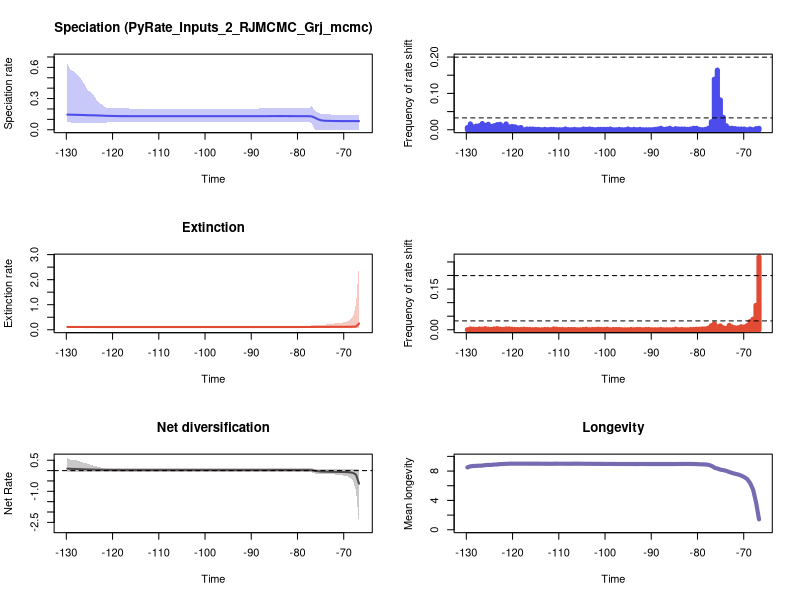

Here is the R script that generated this plot:


pdf(file='./RTT_plots.pdf',width=10, height=15)
par(mfrow=c(3,2))
library(scales)

time=c(-66.69068395110855, -67.3278830020976,-67.96508205308663,-68.60228110407567,-69.23948015506468,-69.87667920605372,-70.51387825704276,-71.1510773080318,-71.78827635902081,-72.42547541000985,-73.06267446099889,-73.6998735119879,-74.33707256297694,-74.97427161396598,-75.61147066495502,-76.24866971594403,-76.88586876693307,-77.52306781792211,-78.16026686891112,-78.79746591990016,-79.4346649708892,-80.07186402187824,-80.70906307286725,-81.34626212385629,-81.98346117484533,-82.62066022583437,-83.25785927682338,-83.89505832781242,-84.53225737880146,-85.16945642979047,-85.80665548077951,-86.44385453176855,-87.08105358275759,-87.7182526337466,-88.35545168473564,-88.99265073572468,-89.62984978671369,-90.26704883770273,-90.90424788869177,-91.54144693968081,-92.17864599066982,-92.81584504165886,-93.4530440926479,-94.09024314363691,-94.72744219462595,-95.36464124561499,-96.00184029660403,-96.63903934759304,-97.27623839858208,-97.91343744957112,-98.55063650056016,-99.18783555154917,-99.82503460253821,-100.46223365352725,-101.09943270451626,-101.7366317555053,-102.37383080649434,-103.01102985748338,-103.64822890847239,-104.28542795946143,-104.92262701045047,-105.55982606143948,-106.19702511242852,-106.83422416341756,-107.4714232144066,-108.10862226539561,-108.74582131638465,-109.38302036737369,-110.0202194183627,-110.65741846935174,-111.29461752034078,-111.93181657132982,-112.56901562231883,-113.20621467330787,-113.84341372429691,-114.48061277528592,-115.11781182627496,-115.755010877264,-116.39220992825304,-117.02940897924205,-117.66660803023109,-118.30380708122013,-118.94100613220917,-119.57820518319818,-120.21540423418722,-120.85260328517626,-121.48980233616527,-122.12700138715431,-122.76420043814335,-123.40139948913239,-124.0385985401214,-124.67579759111044,-125.31299664209948,-125.95019569308849,-126.58739474407753,-127.22459379506657,-127.86179284605561,-128.49899189704462,-129.13619094803366,-129.7733899990227)
rate=c(0.08295079354006346, 0.08318184545223571,0.08318184545223571,0.08318184545223571,0.08318184545223571,0.08318184545223571,0.08318184545223571,0.08379489929508882,0.08419804692083131,0.08455135754289099,0.08560687810978768,0.08610423696095397,0.08753596174449321,0.09199062995092873,0.10149457826905459,0.1165070832482186,0.12809466865786107,0.13034991123120188,0.13061389079100783,0.13069486075107248,0.13069486075107248,0.13069486075107248,0.13094920817051325,0.13119844727412538,0.13119844727412538,0.1315882818591267,0.13170214305833852,0.13170214305833852,0.13170214305833852,0.13134066768337888,0.13119844727412538,0.13094920817051325,0.13094920817051325,0.13094920817051325,0.1307849733188703,0.13069486075107248,0.13069486075107248,0.13069486075107248,0.13069486075107248,0.13069486075107248,0.13069486075107248,0.13069486075107248,0.13061389079100783,0.13069486075107248,0.13069486075107248,0.13069486075107248,0.1307849733188703,0.1307849733188703,0.13082127865552837,0.13082127865552837,0.13082127865552837,0.13082127865552837,0.13083740280378237,0.13083740280378237,0.13082127865552837,0.1307849733188703,0.1307849733188703,0.1307849733188703,0.1307849733188703,0.1307849733188703,0.1307849733188703,0.13061389079100783,0.13061389079100783,0.13061389079100783,0.13061389079100783,0.13061389079100783,0.13061389079100783,0.13069486075107248,0.13069486075107248,0.13069486075107248,0.13069486075107248,0.1307849733188703,0.1307849733188703,0.1307849733188703,0.13069486075107248,0.13069486075107248,0.13069486075107248,0.13083740280378237,0.13083740280378237,0.13111804986510864,0.1311856594656564,0.13119844727412538,0.1315882818591267,0.1322692929916809,0.13281755019086117,0.13352907995465899,0.13405480184244795,0.13589128746574392,0.13690213983804653,0.1379423527011519,0.13886272026237587,0.1393696020205376,0.1398919999336634,0.14125083006821715,0.14201168308727655,0.1427688842750976,0.14378693364901934,0.14453422246638767,0.14488988483630333,0.14594379021758946)
minHPD=c(0.0006730817370319144, 0.0006730817370319144,0.0006730817370319144,0.0006730817370319144,0.0006730817370319144,0.0006730817370319144,0.0006730817370319144,0.0006730817370319144,0.0006730817370319144,0.0006730817370319144,0.0008513678868493023,0.0008513678868493023,0.0006730817370319144,0.0008513678868493023,0.0006730817370319144,0.0008803843360110821,0.06182326798715256,0.07242652937004335,0.07360098353680009,0.07510231598279536,0.07510231598279536,0.07510231598279536,0.07890251130623278,0.07709140655925169,0.07709140655925169,0.07709140655925169,0.07709140655925169,0.07709140655925169,0.07863078491280372,0.0794476353999036,0.07750655704605693,0.07750655704605693,0.07750655704605693,0.07750655704605693,0.07863078491280372,0.07863078491280372,0.07641088585707467,0.07641088585707467,0.07641088585707467,0.07641088585707467,0.07641088585707467,0.07641088585707467,0.07587889084103164,0.07587889084103164,0.07587889084103164,0.07587889084103164,0.07641088585707467,0.07641088585707467,0.07641088585707467,0.07641088585707467,0.07641088585707467,0.07641088585707467,0.07587889084103164,0.07587889084103164,0.07587889084103164,0.07641088585707467,0.07641088585707467,0.07587889084103164,0.07587889084103164,0.07587889084103164,0.07587889084103164,0.07863078491280372,0.07863078491280372,0.07863078491280372,0.07863078491280372,0.07863078491280372,0.07863078491280372,0.07863078491280372,0.07863078491280372,0.07863078491280372,0.07863078491280372,0.07863078491280372,0.07863078491280372,0.07863078491280372,0.07863078491280372,0.07863078491280372,0.07863078491280372,0.07863078491280372,0.07863078491280372,0.07863078491280372,0.07863078491280372,0.07750655704605693,0.07890251130623278,0.07890251130623278,0.07641088585707467,0.07242652937004335,0.06629241433622061,0.06419178582416135,0.06419178582416135,0.06419178582416135,0.06517778907594862,0.06419178582416135,0.06419178582416135,0.06419178582416135,0.06419178582416135,0.06517778907594862,0.06517778907594862,0.06517778907594862,0.07242652937004335,0.07337340093590598)
maxHPD=c(0.1459440583805175, 0.14523700532809183,0.14495881801676433,0.14495881801676433,0.14495881801676433,0.14495881801676433,0.14495881801676433,0.14495881801676433,0.14502600881331695,0.1459440583805175,0.14736373210935821,0.1475303580848965,0.14803034556471023,0.15201166069300118,0.16498296173037325,0.18259708297586116,0.22734082672575184,0.20762918178566567,0.20762918178566567,0.20762918178566567,0.20762918178566567,0.20762918178566567,0.21118193392142123,0.20824936370275282,0.20824936370275282,0.20762918178566567,0.20762918178566567,0.20762918178566567,0.20824936370275282,0.20762918178566567,0.20536385660168918,0.20536385660168918,0.20536385660168918,0.20536385660168918,0.20435405923567046,0.20435405923567046,0.20095382920132004,0.20095382920132004,0.20095382920132004,0.20095382920132004,0.20095382920132004,0.20095382920132004,0.20095382920132004,0.20095382920132004,0.20095382920132004,0.20095382920132004,0.20095382920132004,0.20095382920132004,0.20095382920132004,0.20095382920132004,0.20095382920132004,0.20095382920132004,0.20095382920132004,0.20095382920132004,0.20095382920132004,0.20095382920132004,0.20095382920132004,0.20095382920132004,0.20095382920132004,0.20095382920132004,0.20095382920132004,0.20435405923567046,0.20435405923567046,0.20435405923567046,0.20435405923567046,0.20435405923567046,0.20435405923567046,0.20435405923567046,0.20435405923567046,0.20435405923567046,0.20435405923567046,0.20435405923567046,0.20435405923567046,0.20435405923567046,0.20435405923567046,0.20435405923567046,0.20435405923567046,0.20435405923567046,0.20435405923567046,0.20536385660168918,0.20536385660168918,0.20536385660168918,0.20762918178566567,0.21118193392142123,0.21118193392142123,0.21285989135043096,0.21428717551232576,0.23622497744492485,0.2562375316271334,0.28630772030775153,0.32805000588764993,0.3628671683797477,0.3757810000134252,0.42862633088036584,0.47333459587344184,0.5155729540146252,0.5422736240440297,0.565814383897447,0.5801733941020906,0.635780765902752)
remove_na = !is.na(rate)
time = time[remove_na]
plot(time,time,type = 'n', ylim = c(0, 0.6993588424930273), xlim = c(-130.0919895245172,-66.37208442561405), ylab = 'Speciation rate', xlab = 'Time',main='Speciation (PyRate_Inputs_2_RJMCMC_Grj_mcmc)' )
polygon(c(time, rev(time)), c(maxHPD[remove_na], rev(minHPD[remove_na])), col = alpha('#4c4cec',0.3), border = NA)
lines(time,rate[remove_na], col = '#4c4cec', lwd=2)
mids=c(-66.69390212813377, -67.33753753317319,-67.98117293821261,-68.62480834325203,-69.26844374829147,-69.9120791533309,-70.55571455837031,-71.19934996340973,-71.84298536844918,-72.4866207734886,-73.13025617852801,-73.77389158356743,-74.41752698860688,-75.0611623936463,-75.70479779868572,-76.34843320372514,-76.99206860876458,-77.635704013804,-78.27933941884342,-78.92297482388284,-79.56661022892229,-80.2102456339617,-80.85388103900112,-81.49751644404054,-82.14115184907999,-82.78478725411941,-83.42842265915883,-84.07205806419825,-84.71569346923769,-85.35932887427711,-86.00296427931653,-86.64659968435595,-87.2902350893954,-87.93387049443481,-88.57750589947423,-89.22114130451365,-89.8647767095531,-90.50841211459252,-91.15204751963194,-91.79568292467135,-92.4393183297108,-93.08295373475022,-93.72658913978964,-94.37022454482906,-95.0138599498685,-95.65749535490792,-96.30113075994734,-96.94476616498676,-97.5884015700262,-98.23203697506563,-98.87567238010504,-99.51930778514446,-100.16294319018391,-100.80657859522333,-101.45021400026275,-102.09384940530217,-102.73748481034161,-103.38112021538103,-104.02475562042045,-104.66839102545987,-105.31202643049932,-105.95566183553873,-106.59929724057815,-107.24293264561757,-107.88656805065702,-108.53020345569644,-109.17383886073586,-109.81747426577527,-110.46110967081472,-111.10474507585414,-111.74838048089356,-112.39201588593298,-113.03565129097242,-113.67928669601184,-114.32292210105126,-114.96655750609068,-115.61019291113013,-116.25382831616955,-116.89746372120896,-117.54109912624838,-118.18473453128783,-118.82836993632725,-119.47200534136667,-120.11564074640609,-120.75927615144553,-121.40291155648495,-122.04654696152437,-122.69018236656379,-123.33381777160324,-123.97745317664265,-124.62108858168207,-125.26472398672149,-125.90835939176094,-126.55199479680036,-127.19563020183978,-127.8392656068792,-128.48290101191864,-129.12653641695806,-129.77017182199748)
counts=c(0.004, 0.003,0.0,0.002,0.0,0.002,0.002,0.002,0.003,0.004,0.004,0.011,0.034,0.082,0.164,0.139,0.022,0.004,0.001,0.0,0.001,0.004,0.004,0.002,0.001,0.002,0.002,0.002,0.003,0.001,0.004,0.002,0.001,0.004,0.002,0.001,0.0,0.0,0.0,0.0,0.001,0.0,0.001,0.0,0.002,0.0,0.0,0.001,0.0,0.0,0.002,0.001,0.001,0.001,0.001,0.0,0.001,0.002,0.001,0.002,0.0,0.0,0.001,0.0,0.0,0.002,0.0,0.0,0.0,0.001,0.001,0.0,0.001,0.0,0.001,0.001,0.002,0.002,0.002,0.0,0.006,0.005,0.008,0.009,0.008,0.016,0.01,0.015,0.014,0.011,0.009,0.015,0.012,0.017,0.011,0.01,0.008,0.016,0.006)
plot(mids,counts,type = 'h', xlim = c(-130.0919895245172,-66.37208442561405), ylim=c(0,0.2), ylab = 'Frequency of rate shift', xlab = 'Time',lwd=5,col='#4c4cec')
bf2 = 0.0326530770205437
bf6 = 0.19962846105462428
abline(h=bf2, lty=2)
abline(h=bf6, lty=2)

time=c(-66.69068395110855, -67.3278830020976,-67.96508205308663,-68.60228110407567,-69.23948015506468,-69.87667920605372,-70.51387825704276,-71.1510773080318,-71.78827635902081,-72.42547541000985,-73.06267446099889,-73.6998735119879,-74.33707256297694,-74.97427161396598,-75.61147066495502,-76.24866971594403,-76.88586876693307,-77.52306781792211,-78.16026686891112,-78.79746591990016,-79.4346649708892,-80.07186402187824,-80.70906307286725,-81.34626212385629,-81.98346117484533,-82.62066022583437,-83.25785927682338,-83.89505832781242,-84.53225737880146,-85.16945642979047,-85.80665548077951,-86.44385453176855,-87.08105358275759,-87.7182526337466,-88.35545168473564,-88.99265073572468,-89.62984978671369,-90.26704883770273,-90.90424788869177,-91.54144693968081,-92.17864599066982,-92.81584504165886,-93.4530440926479,-94.09024314363691,-94.72744219462595,-95.36464124561499,-96.00184029660403,-96.63903934759304,-97.27623839858208,-97.91343744957112,-98.55063650056016,-99.18783555154917,-99.82503460253821,-100.46223365352725,-101.09943270451626,-101.7366317555053,-102.37383080649434,-103.01102985748338,-103.64822890847239,-104.28542795946143,-104.92262701045047,-105.55982606143948,-106.19702511242852,-106.83422416341756,-107.4714232144066,-108.10862226539561,-108.74582131638465,-109.38302036737369,-110.0202194183627,-110.65741846935174,-111.29461752034078,-111.93181657132982,-112.56901562231883,-113.20621467330787,-113.84341372429691,-114.48061277528592,-115.11781182627496,-115.755010877264,-116.39220992825304,-117.02940897924205,-117.66660803023109,-118.30380708122013,-118.94100613220917,-119.57820518319818,-120.21540423418722,-120.85260328517626,-121.48980233616527,-122.12700138715431,-122.76420043814335,-123.40139948913239,-124.0385985401214,-124.67579759111044,-125.31299664209948,-125.95019569308849,-126.58739474407753,-127.22459379506657,-127.86179284605561,-128.49899189704462,-129.13619094803366,-129.7733899990227)
rate=c(0.24996210776963806, 0.12846085622444214,0.12228626794695341,0.12043505208563858,0.1185039726265466,0.11796010877359406,0.11759354469058751,0.11721928637406445,0.11671697866192637,0.11652029499594861,0.11621477386413048,0.11518961091367566,0.11471583121933872,0.11456202400293342,0.11371361702750644,0.11330853144064572,0.111995594183447,0.1110813966420029,0.11101884961984218,0.11098540063741798,0.11098540063741798,0.11092492190234307,0.11085730257485091,0.11081382731506983,0.11081382731506983,0.11081382731506983,0.11081382731506983,0.11081382731506983,0.11081382731506983,0.11085730257485091,0.11085730257485091,0.11085730257485091,0.11085730257485091,0.11085730257485091,0.11085730257485091,0.11085730257485091,0.11085730257485091,0.11085730257485091,0.11085730257485091,0.11081382731506983,0.11081382731506983,0.11085730257485091,0.11085730257485091,0.11081382731506983,0.11081382731506983,0.11080015234338048,0.11080015234338048,0.11080015234338048,0.11080015234338048,0.11080015234338048,0.11075173754947493,0.11080015234338048,0.11075173754947493,0.11075173754947493,0.11066958152895784,0.11066958152895784,0.11066958152895784,0.11058714512560684,0.11058714512560684,0.11058714512560684,0.11054499651957231,0.11054499651957231,0.11054499651957231,0.11054499651957231,0.11058714512560684,0.11058714512560684,0.11054499651957231,0.11054499651957231,0.11054499651957231,0.11052490200284795,0.11058714512560684,0.11058714512560684,0.11058714512560684,0.11058714512560684,0.11054499651957231,0.11054499651957231,0.11054499651957231,0.11054499651957231,0.11054499651957231,0.11052490200284795,0.11054499651957231,0.11054499651957231,0.11054499651957231,0.11054499651957231,0.11054499651957231,0.11058714512560684,0.11066958152895784,0.11080015234338048,0.11081382731506983,0.11081382731506983,0.11085730257485091,0.11098540063741798,0.11092492190234307,0.11092492190234307,0.11101491042744026,0.11101491042744026,0.11105115382677125,0.11105115382677125,0.11105115382677125,0.11107177128931886)
minHPD=c(0.06851727294104049, 0.059775224315086105,0.059775224315086105,0.059775224315086105,0.059775224315086105,0.06149112544020042,0.059775224315086105,0.06149112544020042,0.06149112544020042,0.06149112544020042,0.06149112544020042,0.059775224315086105,0.06149112544020042,0.06149112544020042,0.06617564329776304,0.06110811088677296,0.06617564329776304,0.06312676958556426,0.06617564329776304,0.06617564329776304,0.06617564329776304,0.06810582332403474,0.06851727294104049,0.06617564329776304,0.06627436617877665,0.06627436617877665,0.06627436617877665,0.06617564329776304,0.06617564329776304,0.06617564329776304,0.06617564329776304,0.06617564329776304,0.06617564329776304,0.06617564329776304,0.06617564329776304,0.06617564329776304,0.06617564329776304,0.06617564329776304,0.06617564329776304,0.06617564329776304,0.06617564329776304,0.06810582332403474,0.06810582332403474,0.06810582332403474,0.06810582332403474,0.06810582332403474,0.06810582332403474,0.06810582332403474,0.06810582332403474,0.06810582332403474,0.06617564329776304,0.06617564329776304,0.06617564329776304,0.06617564329776304,0.06617564329776304,0.06617564329776304,0.06617564329776304,0.06617564329776304,0.06617564329776304,0.06617564329776304,0.06627436617877665,0.06617564329776304,0.06617564329776304,0.06617564329776304,0.06617564329776304,0.06617564329776304,0.06617564329776304,0.06617564329776304,0.06617564329776304,0.06810582332403474,0.06810582332403474,0.06810582332403474,0.06810582332403474,0.06810582332403474,0.06810582332403474,0.06810582332403474,0.06810582332403474,0.06617564329776304,0.06617564329776304,0.06617564329776304,0.06617564329776304,0.06617564329776304,0.06617564329776304,0.06617564329776304,0.06617564329776304,0.06617564329776304,0.06617564329776304,0.06627436617877665,0.06043843072982976,0.06149112544020042,0.06149112544020042,0.06110811088677296,0.06110811088677296,0.06043843072982976,0.059397171114200724,0.059397171114200724,0.05701065728036103,0.05701065728036103,0.05701065728036103,0.05701065728036103)
maxHPD=c(2.638718248998192, 1.0334299767564101,0.5307661435703505,0.413719621837592,0.32412829286089206,0.29689362121447377,0.2728371072728082,0.2659364446026152,0.2557476313595699,0.2470517972700286,0.238592716616479,0.21427409366450462,0.20039466928450614,0.18947964616044763,0.18427736816583876,0.17678040684853738,0.17340613130913865,0.16369922780417354,0.16332154976583757,0.16332154976583757,0.16314506176769394,0.16369922780417354,0.16332154976583757,0.15998819783285873,0.15998819783285873,0.15998819783285873,0.15998819783285873,0.15918387468637432,0.15918387468637432,0.15918387468637432,0.1589905105749903,0.1589905105749903,0.1589905105749903,0.1589905105749903,0.1589905105749903,0.1589905105749903,0.1589905105749903,0.1589905105749903,0.1589905105749903,0.1589905105749903,0.1589905105749903,0.15998819783285873,0.15998819783285873,0.15998819783285873,0.15998819783285873,0.15998819783285873,0.15998819783285873,0.15998819783285873,0.15998819783285873,0.15998819783285873,0.1589905105749903,0.1589905105749903,0.1589905105749903,0.1589905105749903,0.1589905105749903,0.1589905105749903,0.1589905105749903,0.15918387468637432,0.15918387468637432,0.15918387468637432,0.15998819783285873,0.15998819783285873,0.15998819783285873,0.15998819783285873,0.16105536491943348,0.16105536491943348,0.16105536491943348,0.16105536491943348,0.16105536491943348,0.16332154976583757,0.16369922780417354,0.16369922780417354,0.16369922780417354,0.16369922780417354,0.16446995939500555,0.16446995939500555,0.16446995939500555,0.16314506176769394,0.16314506176769394,0.16332154976583757,0.16332154976583757,0.16332154976583757,0.16369922780417354,0.16369922780417354,0.16369922780417354,0.16332154976583757,0.16369922780417354,0.16446995939500555,0.15998819783285873,0.16314506176769394,0.16332154976583757,0.16369922780417354,0.16369922780417354,0.16369922780417354,0.16369922780417354,0.16446995939500555,0.16332154976583757,0.16369922780417354,0.16577856927857348,0.16883650861880573)
remove_na = !is.na(rate)
time = time[remove_na]
plot(time,time,type = 'n', ylim = c(0, 2.9025900738980117), xlim = c(-130.0919895245172,-66.37208442561405), ylab = 'Extinction rate', xlab = 'Time',main='Extinction' )
polygon(c(time, rev(time)), c(maxHPD[remove_na], rev(minHPD[remove_na])), col = alpha('#e34a33',0.3), border = NA)
lines(time,rate[remove_na], col = '#e34a33', lwd=2)
mids=c(-66.69390212813377, -67.33753753317319,-67.98117293821261,-68.62480834325203,-69.26844374829147,-69.9120791533309,-70.55571455837031,-71.19934996340973,-71.84298536844918,-72.4866207734886,-73.13025617852801,-73.77389158356743,-74.41752698860688,-75.0611623936463,-75.70479779868572,-76.34843320372514,-76.99206860876458,-77.635704013804,-78.27933941884342,-78.92297482388284,-79.56661022892229,-80.2102456339617,-80.85388103900112,-81.49751644404054,-82.14115184907999,-82.78478725411941,-83.42842265915883,-84.07205806419825,-84.71569346923769,-85.35932887427711,-86.00296427931653,-86.64659968435595,-87.2902350893954,-87.93387049443481,-88.57750589947423,-89.22114130451365,-89.8647767095531,-90.50841211459252,-91.15204751963194,-91.79568292467135,-92.4393183297108,-93.08295373475022,-93.72658913978964,-94.37022454482906,-95.0138599498685,-95.65749535490792,-96.30113075994734,-96.94476616498676,-97.5884015700262,-98.23203697506563,-98.87567238010504,-99.51930778514446,-100.16294319018391,-100.80657859522333,-101.45021400026275,-102.09384940530217,-102.73748481034161,-103.38112021538103,-104.02475562042045,-104.66839102545987,-105.31202643049932,-105.95566183553873,-106.59929724057815,-107.24293264561757,-107.88656805065702,-108.53020345569644,-109.17383886073586,-109.81747426577527,-110.46110967081472,-111.10474507585414,-111.74838048089356,-112.39201588593298,-113.03565129097242,-113.67928669601184,-114.32292210105126,-114.96655750609068,-115.61019291113013,-116.25382831616955,-116.89746372120896,-117.54109912624838,-118.18473453128783,-118.82836993632725,-119.47200534136667,-120.11564074640609,-120.75927615144553,-121.40291155648495,-122.04654696152437,-122.69018236656379,-123.33381777160324,-123.97745317664265,-124.62108858168207,-125.26472398672149,-125.90835939176094,-126.55199479680036,-127.19563020183978,-127.8392656068792,-128.48290101191864,-129.12653641695806,-129.77017182199748)
counts=c(0.268, 0.09,0.039,0.03,0.015,0.01,0.011,0.007,0.007,0.01,0.016,0.005,0.007,0.014,0.011,0.022,0.015,0.006,0.003,0.003,0.002,0.002,0.001,0.001,0.0,0.0,0.001,0.0,0.002,0.0,0.0,0.0,0.0,0.001,0.0,0.0,0.0,0.001,0.001,0.0,0.001,0.001,0.0,0.001,0.0,0.0,0.0,0.001,0.001,0.001,0.0,0.002,0.001,0.001,0.002,0.001,0.001,0.0,0.002,0.001,0.0,0.0,0.001,0.001,0.001,0.0,0.001,0.001,0.002,0.003,0.0,0.001,0.001,0.0,0.0,0.001,0.0,0.001,0.001,0.002,0.001,0.001,0.001,0.002,0.003,0.003,0.001,0.002,0.004,0.003,0.001,0.002,0.004,0.002,0.003,0.001,0.002,0.003,0.0)
plot(mids,counts,type = 'h', xlim = c(-130.0919895245172,-66.37208442561405), ylim=c(0,0.268), ylab = 'Frequency of rate shift', xlab = 'Time',lwd=5,col='#e34a33')
abline(h=bf2, lty=2)
abline(h=bf6, lty=2)
#Net Diversification Rate
time=c(-66.69068395110855, -67.3278830020976,-67.96508205308663,-68.60228110407567,-69.23948015506468,-69.87667920605372,-70.51387825704276,-71.1510773080318,-71.78827635902081,-72.42547541000985,-73.06267446099889,-73.6998735119879,-74.33707256297694,-74.97427161396598,-75.61147066495502,-76.24866971594403,-76.88586876693307,-77.52306781792211,-78.16026686891112,-78.79746591990016,-79.4346649708892,-80.07186402187824,-80.70906307286725,-81.34626212385629,-81.98346117484533,-82.62066022583437,-83.25785927682338,-83.89505832781242,-84.53225737880146,-85.16945642979047,-85.80665548077951,-86.44385453176855,-87.08105358275759,-87.7182526337466,-88.35545168473564,-88.99265073572468,-89.62984978671369,-90.26704883770273,-90.90424788869177,-91.54144693968081,-92.17864599066982,-92.81584504165886,-93.4530440926479,-94.09024314363691,-94.72744219462595,-95.36464124561499,-96.00184029660403,-96.63903934759304,-97.27623839858208,-97.91343744957112,-98.55063650056016,-99.18783555154917,-99.82503460253821,-100.46223365352725,-101.09943270451626,-101.7366317555053,-102.37383080649434,-103.01102985748338,-103.64822890847239,-104.28542795946143,-104.92262701045047,-105.55982606143948,-106.19702511242852,-106.83422416341756,-107.4714232144066,-108.10862226539561,-108.74582131638465,-109.38302036737369,-110.0202194183627,-110.65741846935174,-111.29461752034078,-111.93181657132982,-112.56901562231883,-113.20621467330787,-113.84341372429691,-114.48061277528592,-115.11781182627496,-115.755010877264,-116.39220992825304,-117.02940897924205,-117.66660803023109,-118.30380708122013,-118.94100613220917,-119.57820518319818,-120.21540423418722,-120.85260328517626,-121.48980233616527,-122.12700138715431,-122.76420043814335,-123.40139948913239,-124.0385985401214,-124.67579759111044,-125.31299664209948,-125.95019569308849,-126.58739474407753,-127.22459379506657,-127.86179284605561,-128.49899189704462,-129.13619094803366,-129.7733899990227)
net_rate=c(-0.6311121607473734, -0.19927883681205114,-0.11305980726491421,-0.08741334868887683,-0.0745458900482113,-0.06917905655047302,-0.06543713001760519,-0.06253627316817907,-0.060675813729167735,-0.058513334986720615,-0.056023634155845735,-0.05288743207025517,-0.05020375504221875,-0.04596399164544001,-0.0333366302981215,-0.01078920793913566,0.01603428220631311,0.022190571696953508,0.023022266845116792,0.02338753765195252,0.02347471083537374,0.023771810292317782,0.024950866376709353,0.025595217894361737,0.025638905957795013,0.025808111157553073,0.026754882894220865,0.026643766543265356,0.026687186306949277,0.02498316356474002,0.024899205038763465,0.02452913972117225,0.024558237590991634,0.024558237590991634,0.024107085687607326,0.024063124814030445,0.023900541276443203,0.023900541276443203,0.023900541276443203,0.023980527449246867,0.023980527449246867,0.023909162227210817,0.023806361088787503,0.023903368618682273,0.023903368618682273,0.02394176610869807,0.02395449602651849,0.02395449602651849,0.024037994340861818,0.024042474548028873,0.02415241270330877,0.024021258448596594,0.024251693109728068,0.024263433417716283,0.024044900529181183,0.0238548036922494,0.02386332342049638,0.023861213307658516,0.023861213307658516,0.023835562087504782,0.02394200707006914,0.023778594003410432,0.023778594003410432,0.023778594003410432,0.0237291580527254,0.023727687521276148,0.023792075202838787,0.023820328980208243,0.023820328980208243,0.023893413551070646,0.02374591080594438,0.023858737563543748,0.023897886021151036,0.023897886021151036,0.023873850561915974,0.023873850561915974,0.023897819576326154,0.02399557673784373,0.02399557673784373,0.024415620080015656,0.02443649334032055,0.02465255545861771,0.025234386057614976,0.026680867882777775,0.0280253692269333,0.030185052156661844,0.032233512513528705,0.03738221241796899,0.041410675371682866,0.04450460120817178,0.04914322018480556,0.052795490963276986,0.05571252114720092,0.0608995845952933,0.0646013297780706,0.07040938606673637,0.07601431877381185,0.0803641951644993,0.08368701606516141,0.094686882268738)
net_minHPD=c(-2.59782879731892, -1.0074849706678701,-0.4929735172825173,-0.353560748504319,-0.2719354681767699,-0.2475550943810292,-0.21743783858346208,-0.2121047762512779,-0.19076763831524013,-0.17572563680036954,-0.16850437654348757,-0.15502992049429282,-0.15359738117459884,-0.15250650295815085,-0.15201548089894187,-0.1400032727485308,-0.08833867332738306,-0.057327481730385904,-0.057327481730385904,-0.057327481730385904,-0.057327481730385904,-0.057327481730385904,-0.057327481730385904,-0.0565661312809632,-0.0565661312809632,-0.04910132904388008,-0.04910132904388008,-0.05078142462023989,-0.05078142462023989,-0.05078142462023989,-0.05078142462023989,-0.05078142462023989,-0.05033432935045998,-0.05033432935045998,-0.05078142462023989,-0.05078142462023989,-0.05078142462023989,-0.05078142462023989,-0.05078142462023989,-0.05078142462023989,-0.05078142462023989,-0.05078142462023989,-0.05078142462023989,-0.05078142462023989,-0.05078142462023989,-0.05078142462023989,-0.05033432935045998,-0.05033432935045998,-0.05033432935045998,-0.05033432935045998,-0.05033432935045998,-0.05033432935045998,-0.05033432935045998,-0.05033432935045998,-0.05033432935045998,-0.04910132904388008,-0.04910132904388008,-0.05078142462023989,-0.05078142462023989,-0.05078142462023989,-0.05078142462023989,-0.05078142462023989,-0.05078142462023989,-0.05078142462023989,-0.05078142462023989,-0.05078142462023989,-0.04618023288996716,-0.04618023288996716,-0.04618023288996716,-0.04618023288996716,-0.04618023288996716,-0.04618023288996716,-0.04618023288996716,-0.04618023288996716,-0.04618023288996716,-0.04618023288996716,-0.04618023288996716,-0.04618023288996716,-0.04618023288996716,-0.05078142462023989,-0.05078142462023989,-0.05078142462023989,-0.05033432935045998,-0.0565661312809632,-0.0565661312809632,-0.057250259077491275,-0.06847409967556095,-0.07523485427235915,-0.07233886890851135,-0.0765295422120445,-0.0765295422120445,-0.0868535606549866,-0.07523485427235915,-0.06663392854629344,-0.07233886890851135,-0.06994085937947038,-0.0737216525508366,-0.0737216525508366,-0.0737216525508366,-0.0737216525508366)
net_maxHPD=c(0.0798720621656859, 0.08542883164789457,0.07672722678226182,0.07672722678226182,0.07188413040199643,0.07188413040199643,0.0798720621656859,0.07188413040199643,0.07672722678226182,0.07620375627508343,0.07188413040199643,0.07220166378750367,0.07053120399577437,0.07053120399577437,0.07620375627508343,0.08387725521031779,0.11100335290739105,0.11001652183177806,0.10481803373825849,0.10464255212238381,0.10464255212238381,0.10355298025816598,0.10393214730078569,0.10408234264543144,0.10408234264543144,0.11100335290739105,0.11100335290739105,0.10861919282329076,0.10861919282329076,0.10669942922604736,0.10597346301920373,0.10597346301920373,0.10597346301920373,0.10597346301920373,0.10597346301920373,0.10597346301920373,0.10481803373825849,0.10481803373825849,0.10481803373825849,0.10505775287128764,0.10505775287128764,0.10505775287128764,0.10505775287128764,0.10505775287128764,0.10505775287128764,0.10505775287128764,0.10505775287128764,0.10505775287128764,0.10505775287128764,0.10505775287128764,0.10505775287128764,0.10505775287128764,0.10505775287128764,0.10505775287128764,0.10505775287128764,0.10597346301920373,0.10597346301920373,0.10505775287128764,0.10505775287128764,0.10505775287128764,0.10505775287128764,0.10597346301920373,0.10597346301920373,0.10597346301920373,0.10669942922604736,0.10669942922604736,0.11100335290739105,0.11100335290739105,0.11100335290739105,0.11100335290739105,0.11100335290739105,0.11100335290739105,0.11100335290739105,0.11100335290739105,0.11100335290739105,0.11100335290739105,0.11100335290739105,0.11100335290739105,0.11100335290739105,0.10792376162173742,0.10861919282329076,0.10861919282329076,0.11049347090715894,0.10792376162173742,0.11049347090715894,0.11670840659717703,0.1117338447281307,0.1304230750141651,0.16415032261847867,0.19637702673095694,0.23055304124420495,0.2823644841980305,0.3304097563603233,0.38027848305375744,0.3929812016960747,0.44811652272065494,0.4945650447934586,0.5127191689814884,0.5329727558471384,0.5954002647683406)
remove_na = !is.na(net_rate)
time = time[remove_na]
plot(time,time,type = 'n', ylim = c(-2.857611677050812, 0.6549402912451747), xlim = c(-130.0919895245172,-66.37208442561405), ylab = 'Net Rate', xlab = 'Time',lwd=2, main='Net diversification', col= '#504A4B' )
polygon(c(time, rev(time)), c(net_maxHPD[remove_na], rev(net_minHPD[remove_na])), col = alpha('#504A4B',0.3), border = NA)
lines(time,net_rate[remove_na], col = '#504A4B', lwd=2)
abline(h=0,lty=2)


time=c(-66.69068395110855, -67.3278830020976,-67.96508205308663,-68.60228110407567,-69.23948015506468,-69.87667920605372,-70.51387825704276,-71.1510773080318,-71.78827635902081,-72.42547541000985,-73.06267446099889,-73.6998735119879,-74.33707256297694,-74.97427161396598,-75.61147066495502,-76.24866971594403,-76.88586876693307,-77.52306781792211,-78.16026686891112,-78.79746591990016,-79.4346649708892,-80.07186402187824,-80.70906307286725,-81.34626212385629,-81.98346117484533,-82.62066022583437,-83.25785927682338,-83.89505832781242,-84.53225737880146,-85.16945642979047,-85.80665548077951,-86.44385453176855,-87.08105358275759,-87.7182526337466,-88.35545168473564,-88.99265073572468,-89.62984978671369,-90.26704883770273,-90.90424788869177,-91.54144693968081,-92.17864599066982,-92.81584504165886,-93.4530440926479,-94.09024314363691,-94.72744219462595,-95.36464124561499,-96.00184029660403,-96.63903934759304,-97.27623839858208,-97.91343744957112,-98.55063650056016,-99.18783555154917,-99.82503460253821,-100.46223365352725,-101.09943270451626,-101.7366317555053,-102.37383080649434,-103.01102985748338,-103.64822890847239,-104.28542795946143,-104.92262701045047,-105.55982606143948,-106.19702511242852,-106.83422416341756,-107.4714232144066,-108.10862226539561,-108.74582131638465,-109.38302036737369,-110.0202194183627,-110.65741846935174,-111.29461752034078,-111.93181657132982,-112.56901562231883,-113.20621467330787,-113.84341372429691,-114.48061277528592,-115.11781182627496,-115.755010877264,-116.39220992825304,-117.02940897924205,-117.66660803023109,-118.30380708122013,-118.94100613220917,-119.57820518319818,-120.21540423418722,-120.85260328517626,-121.48980233616527,-122.12700138715431,-122.76420043814335,-123.40139948913239,-124.0385985401214,-124.67579759111044,-125.31299664209948,-125.95019569308849,-126.58739474407753,-127.22459379506657,-127.86179284605561,-128.49899189704462,-129.13619094803366,-129.7733899990227)
rate=c(1.424256691723468, 3.703571551122088,5.456044795608689,6.343708706495414,6.905789990606741,7.17158488352464,7.369383624084456,7.521686639374308,7.6183543081601535,7.727537188911128,7.856146128694476,8.015138151102413,8.113732735944357,8.183978407809983,8.323873673102609,8.430269844942512,8.68628833558944,8.83523163660088,8.89050987888243,8.913203141244317,8.920134016621535,8.943468446093016,8.959229519753327,8.965173818259187,8.968686593445508,8.968686593445508,8.968686593445508,8.96334281949284,8.96334281949284,8.951846485070979,8.956088320356688,8.956088320356688,8.956088320356688,8.956088320356688,8.956069196987123,8.956069196987123,8.956069196987123,8.956069196987123,8.956069196987123,8.962489581245721,8.962489581245721,8.956760746976245,8.956760746976245,8.960628813335711,8.960628813335711,8.963712919095999,8.963712919095999,8.963712919095999,8.963712919095999,8.96407290990731,8.972915661219298,8.96810100504071,8.972081429232512,8.973026602983227,8.97731302587934,8.979220836829816,8.979907804458975,8.987753436192596,8.987753436192596,8.987753436192596,8.996360265374177,9.000159381615566,9.000159381615566,9.000159381615566,8.99363502364567,8.99351608058994,8.998726988270667,8.997883334604653,8.997883334604653,9.003804294312719,8.991862329188258,8.990316522246058,8.993481841361557,8.993481841361557,9.000189529884453,9.000189529884453,9.000189529884453,9.004007380043832,9.004007380043832,9.010104082663526,9.004310100307308,9.004310100307308,9.008226949203104,9.00761293573951,9.0076739871378,8.997192771825665,8.978797986442052,8.956959823061766,8.94755073463013,8.894806004907053,8.882430348396129,8.833107743755845,8.838246490183886,8.805423904657932,8.738016475871737,8.735100154678118,8.703471622205777,8.691734363642627,8.64457595711274,8.498150388617168)
minHPD=c(1.424256691723468, 3.703571551122088,5.456044795608689,6.343708706495414,6.905789990606741,7.17158488352464,7.369383624084456,7.521686639374308,7.6183543081601535,7.727537188911128,7.856146128694476,8.015138151102413,8.113732735944357,8.183978407809983,8.323873673102609,8.430269844942512,8.68628833558944,8.83523163660088,8.89050987888243,8.913203141244317,8.920134016621535,8.943468446093016,8.959229519753327,8.965173818259187,8.968686593445508,8.968686593445508,8.968686593445508,8.96334281949284,8.96334281949284,8.951846485070979,8.956088320356688,8.956088320356688,8.956088320356688,8.956088320356688,8.956069196987123,8.956069196987123,8.956069196987123,8.956069196987123,8.956069196987123,8.962489581245721,8.962489581245721,8.956760746976245,8.956760746976245,8.960628813335711,8.960628813335711,8.963712919095999,8.963712919095999,8.963712919095999,8.963712919095999,8.96407290990731,8.972915661219298,8.96810100504071,8.972081429232512,8.973026602983227,8.97731302587934,8.979220836829816,8.979907804458975,8.987753436192596,8.987753436192596,8.987753436192596,8.996360265374177,9.000159381615566,9.000159381615566,9.000159381615566,8.99363502364567,8.99351608058994,8.998726988270667,8.997883334604653,8.997883334604653,9.003804294312719,8.991862329188258,8.990316522246058,8.993481841361557,8.993481841361557,9.000189529884453,9.000189529884453,9.000189529884453,9.004007380043832,9.004007380043832,9.010104082663526,9.004310100307308,9.004310100307308,9.008226949203104,9.00761293573951,9.0076739871378,8.997192771825665,8.978797986442052,8.956959823061766,8.94755073463013,8.894806004907053,8.882430348396129,8.833107743755845,8.838246490183886,8.805423904657932,8.738016475871737,8.735100154678118,8.703471622205777,8.691734363642627,8.64457595711274,8.498150388617168)
maxHPD=c(1.424256691723468, 3.703571551122088,5.456044795608689,6.343708706495414,6.905789990606741,7.17158488352464,7.369383624084456,7.521686639374308,7.6183543081601535,7.727537188911128,7.856146128694476,8.015138151102413,8.113732735944357,8.183978407809983,8.323873673102609,8.430269844942512,8.68628833558944,8.83523163660088,8.89050987888243,8.913203141244317,8.920134016621535,8.943468446093016,8.959229519753327,8.965173818259187,8.968686593445508,8.968686593445508,8.968686593445508,8.96334281949284,8.96334281949284,8.951846485070979,8.956088320356688,8.956088320356688,8.956088320356688,8.956088320356688,8.956069196987123,8.956069196987123,8.956069196987123,8.956069196987123,8.956069196987123,8.962489581245721,8.962489581245721,8.956760746976245,8.956760746976245,8.960628813335711,8.960628813335711,8.963712919095999,8.963712919095999,8.963712919095999,8.963712919095999,8.96407290990731,8.972915661219298,8.96810100504071,8.972081429232512,8.973026602983227,8.97731302587934,8.979220836829816,8.979907804458975,8.987753436192596,8.987753436192596,8.987753436192596,8.996360265374177,9.000159381615566,9.000159381615566,9.000159381615566,8.99363502364567,8.99351608058994,8.998726988270667,8.997883334604653,8.997883334604653,9.003804294312719,8.991862329188258,8.990316522246058,8.993481841361557,8.993481841361557,9.000189529884453,9.000189529884453,9.000189529884453,9.004007380043832,9.004007380043832,9.010104082663526,9.004310100307308,9.004310100307308,9.008226949203104,9.00761293573951,9.0076739871378,8.997192771825665,8.978797986442052,8.956959823061766,8.94755073463013,8.894806004907053,8.882430348396129,8.833107743755845,8.838246490183886,8.805423904657932,8.738016475871737,8.735100154678118,8.703471622205777,8.691734363642627,8.64457595711274,8.498150388617168)
remove_na = !is.na(rate)
time = time[remove_na]
plot(time,time,type = 'n', ylim = c(0, 9.91111449092988), xlim = c(-130.0919895245172,-66.37208442561405), ylab = 'Mean longevity', xlab = 'Time',main='Longevity' )
polygon(c(time, rev(time)), c(maxHPD[remove_na], rev(minHPD[remove_na])), col = alpha('#756bb1',0.3), border = NA)
lines(time,rate[remove_na], col = '#756bb1', lwd=4)

n <- dev.off()
